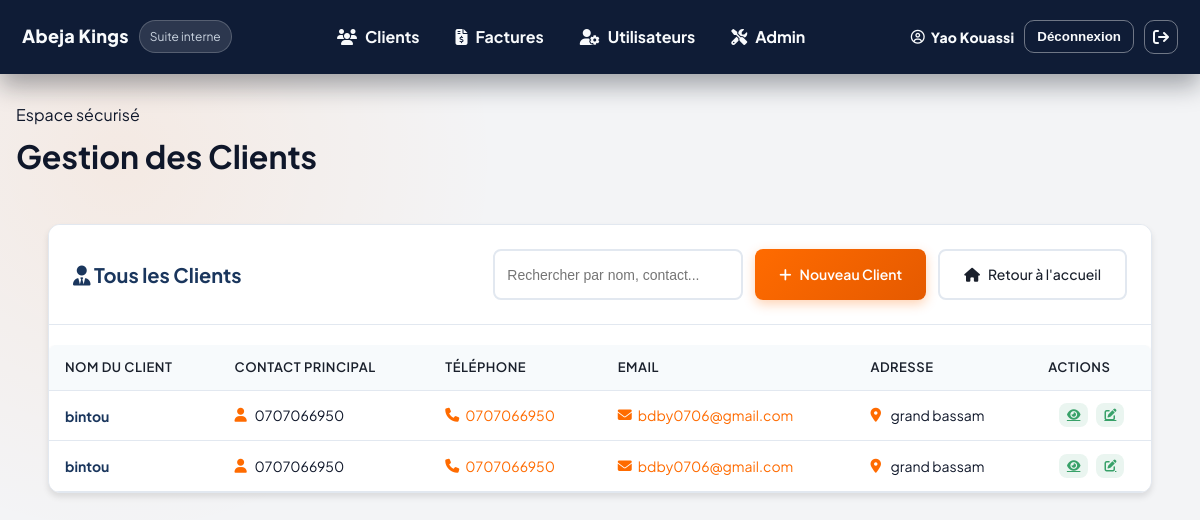
/clients/ (signed in), run on the app's committed database.
### core/models.py (models this page shows, shortened)
class Client(models.Model):
    nom = models.CharField(max_length=200)
    contact = models.CharField(max_length=200, blank=True)
    telephone = models.CharField(max_length=50, blank=True)
    email = models.EmailField(blank=True)
    adresse = models.CharField(max_length=300, blank=True)
    created_at = models.DateTimeField(auto_now_add=True)
    class Meta:
        verbose_name = "Client"
        verbose_name_plural = "Clients"

### core/views.py (the view)
# urls.py: path('clients/', views.ClientListView.as_view(), name='clients'),
@method_decorator(login_required, name='dispatch')
class ClientListView(View):
    def get(self, request):
        clients = Client.objects.all().order_by('-created_at')
        return render(request, 'core/client_list.html', {'clients': clients})

### core/templates/core/client_list.html (shortened to what this page needs)
{% extends 'core/base.html' %}
{% block title %}Gestion des Clients{% endblock %}
{% block content %}
<div class="content-area">
    <div class="content-section">
        <div class="section-header">
            <h3>
                <i class="fas fa-user-tie"></i>
                Tous les Clients
            </h3>
            <div class="section-actions">
                <input type="text" id="clients-search" placeholder="Rechercher par nom, contact..." class="search-input">
                <a href="{% url 'core:client_new' %}" class="btn btn-primary">
                    <i class="fas fa-plus"></i> Nouveau Client
                </a>
                <a href="{% url 'core:dashboard' %}" class="btn btn-outline">
                    <i class="fas fa-home"></i> Retour à l'accueil
                </a>
            </div>
        </div>
        <div class="table-container">
            <table id="clients-table">
                <thead>
                    <tr>
                        <th>Nom du Client</th>
                        <th>Contact Principal</th>
                        <th>Téléphone</th>
                        <th>Email</th>
                        <th>Adresse</th>
                        <th>Actions</th>
                    </tr>
                </thead>
                <tbody id="clients-tbody">
                    {% for client in clients %}
                    <tr>
                        <td>
                            <div class="client-info">
                                <strong>{{ client.nom }}</strong>
                            </div>
                        </td>
                        <td>
                            <div class="contact-info">
                                <i class="fas fa-user"></i>
                                {{ client.contact|default:"Non spécifié" }}
                            </div>
                        </td>
                        <td>
                            <div class="phone-info">
                                {% if client.telephone %}
                                <i class="fas fa-phone"></i>
                                <a href="tel:{{ client.telephone }}">{{ client.telephone }}</a>
                                {% else %}
                                <span class="no-data">Non spécifié</span>
                                {% endif %}
                            </div>
                        </td>
                        <td>
                            <div class="email-info">
                                {% if client.email %}
                                <i class="fas fa-envelope"></i>
                                <a href="mailto:{{ client.email }}">{{ client.email }}</a>
                                {% else %}
                                <span class="no-data">Non spécifié</span>
                                {% endif %}
                            </div>
                        </td>
                        <td>
                            <div class="address-info">
                                {% if client.adresse %}
                                <i class="fas fa-map-marker-alt"></i>
                                {{ client.adresse|truncatechars:30 }}
                                {% else %}
                                <span class="no-data">Non spécifiée</span>
                                {% endif %}
                            </div>
                        </td>
                        <td>
                            <div class="action-buttons">
                                <a href="{% url 'core:client_edit' client.pk %}" class="btn-action btn-view" title="Voir/Modifier">
                                    <i class="fas fa-eye"></i>
                                </a>
                                <a href="{% url 'core:client_edit' client.pk %}" class="btn-action btn-edit" title="Modifier">
                                    <i class="fas fa-edit"></i>
                                </a>
                            </div>
                        </td>
                    </tr>
                    {% endfor %}
                </tbody>
            </table>
        </div>
    </div>
</div>
{% endblock %}

### core/templates/core/base.html (shortened to what this page needs)
{% load static %}
<!doctype html>
<html lang="fr">
<head>
  <link rel="stylesheet" href="https://cdnjs.cloudflare.com/ajax/libs/font-awesome/6.5.2/css/all.min.css">
  <link rel="stylesheet" href="{% static 'css/style.css' %}">
</head>
<body class="ui-shell">
<header class="topbar">
  <div class="brand">
    <a href="{% url 'core:dashboard' %}" class="brand-mark">Abeja Kings</a>
    <span class="pill live-pill">Suite interne</span>
  </div>
  {% if request.user.is_authenticated %}
  <nav class="topnav">
    <a href="{% url 'core:clients' %}"><i class="fa-solid fa-users"></i><span>Clients</span></a>
    <a href="{% url 'core:factures' %}"><i class="fa-solid fa-file-invoice-dollar"></i><span>Factures</span></a>
    <a href="{% url 'core:users' %}"><i class="fa-solid fa-user-gear"></i><span>Utilisateurs</span></a>
    <a href="{% url 'admin:index' %}"><i class="fa-solid fa-screwdriver-wrench"></i><span>Admin</span></a>
  </nav>
  {% endif %}
  <div class="user-actions">
    {% if request.user.is_authenticated %}
      <span class="user-name"><i class="fa-regular fa-circle-user"></i> {{ request.user.get_full_name|default:request.user.username }}</span>
      <form id="logout-form" method="post" action="{% url 'logout' %}" class="logout-form">
        <button type="submit" class="ghost-btn">Déconnexion</button>
      </form>
      <a href="#" id="logout-link" class="ghost-link" aria-label="Se déconnecter"><i class="fa-solid fa-arrow-right-from-bracket"></i></a>
    {% else %}
      <a href="{% url 'login' %}" class="ghost-btn">Se connecter</a>
    {% endif %}
  </div>
</header>
<main class="page">
  <div class="page-header">
    <div>
      <p class="eyebrow">Espace sécurisé</p>
      <h1>{% block title %}{% endblock %}</h1>
    </div>
  </div>
  {% block content %}{% endblock %}
</main>
</body>
</html>

### static/css/style.css (style rules this page uses)
:root { --primary: #FF6B00; --primary-dark: #E55A00; --primary-light: #FF8C33; --secondary: #1A365D; --secondary-light: #2D4B8C; --accent: #2D3748; --light: #FFFFFF; --dark: #1A202C; --gray: #718096; --gray-light: #E2E8F0; --gray-lighter: #F7FAFC; --success: #38A169; --warning: #D69E2E; --danger: #E53E3E; --info: #3182CE; --shadow: 0 1px 3px rgba(0, 0, 0, 0.1); --shadow-md: 0 4px 6px rgba(0, 0, 0, 0.1); --shadow-lg: 0 10px 15px rgba(0, 0, 0, 0.1); --radius: 8px; --radius-lg: 12px; }
* { margin: 0; padding: 0; box-sizing: border-box; }
body { font-family: 'Inter', sans-serif; background: var(--gray-lighter); color: var(--dark); line-height: 1.6; min-height: 100vh; }
.user-name { display: block; font-weight: 600; font-size: 14px; color: var(--dark); }
.content-area { padding: 32px; flex: 1; }
.content-section { background: var(--light); border-radius: var(--radius-lg); box-shadow: var(--shadow-md); margin-bottom: 0; overflow: hidden; border: 1px solid var(--gray-light); }
.section-header { padding: 24px; border-bottom: 1px solid var(--gray-light); display: flex; justify-content: space-between; align-items: center; background: var(--light); }
.section-header h3 { font-size: 20px; font-weight: 700; color: var(--secondary); margin: 0; }
.section-actions { display: flex; gap: 12px; }
.btn { padding: 12px 24px; border: none; border-radius: var(--radius); font-weight: 600; cursor: pointer; transition: all 0.3s ease; display: inline-flex; align-items: center; gap: 8px; font-size: 14px; text-decoration: none; }
.btn-primary { background: linear-gradient(135deg, var(--primary), var(--primary-dark)); color: white; box-shadow: 0 4px 12px rgba(255, 107, 0, 0.3); border: none; }
.btn-outline { background: transparent; border: 2px solid var(--gray-light); color: var(--dark); font-weight: 500; }
.table-container { overflow-x: auto; margin-top: 20px; }
table { width: 100%; border-collapse: collapse; }
th, td { padding: 18px 24px; text-align: left; border-bottom: 1px solid var(--gray-light); }
th { background: var(--gray-lighter); font-weight: 600; color: var(--dark); font-size: 13px; text-transform: uppercase; letter-spacing: 0.5px; }
.table-container table { width: 100%; border-collapse: collapse; background: white; border-radius: var(--radius); overflow: hidden; box-shadow: var(--shadow); }
.table-container th, .table-container td { padding: 12px 16px; text-align: left; border-bottom: 1px solid var(--gray-light); }
.table-container th { background: var(--gray-lighter); font-weight: 600; color: var(--dark); }
.search-input { padding: 8px 12px; border: 2px solid var(--gray-light); border-radius: var(--radius); font-size: 14px; transition: all 0.3s ease; min-width: 250px; }

### core/templates/core/client_list.html (style rules this page uses)
.search-input { padding: 8px 12px; border: 2px solid var(--gray-light); border-radius: var(--radius); font-size: 14px; transition: all 0.3s ease; min-width: 250px; }
.client-info strong { color: var(--secondary); font-size: 14px; }
.contact-info, .phone-info, .email-info, .address-info { display: flex; align-items: center; gap: 6px; font-size: 14px; }
.contact-info i, .phone-info i, .email-info i, .address-info i { color: var(--primary); width: 14px; }
.phone-info a, .email-info a { color: var(--primary); text-decoration: none; }
.action-buttons { display: flex; gap: 8px; justify-content: center; }
.btn-action { padding: 6px 8px; border: none; border-radius: var(--radius); cursor: pointer; transition: all 0.3s ease; display: inline-flex; align-items: center; justify-content: center; font-size: 12px; }
.btn-view { background: rgba(56, 161, 105, 0.1); color: var(--success); }
.btn-edit { background: rgba(56, 161, 105, 0.1); color: var(--success); }

### data on the page
Client: nom "bintou", contact "0707066950", telephone "0707066950", email "bdby0706@gmail.com", adresse "grand bassam"
Client: nom "bintou", contact "0707066950", telephone "0707066950", email "bdby0706@gmail.com", adresse "grand bassam"

### other printed values
{{ request.user.get_full_name|default:request.user.username }} "Yao Kouassi"
